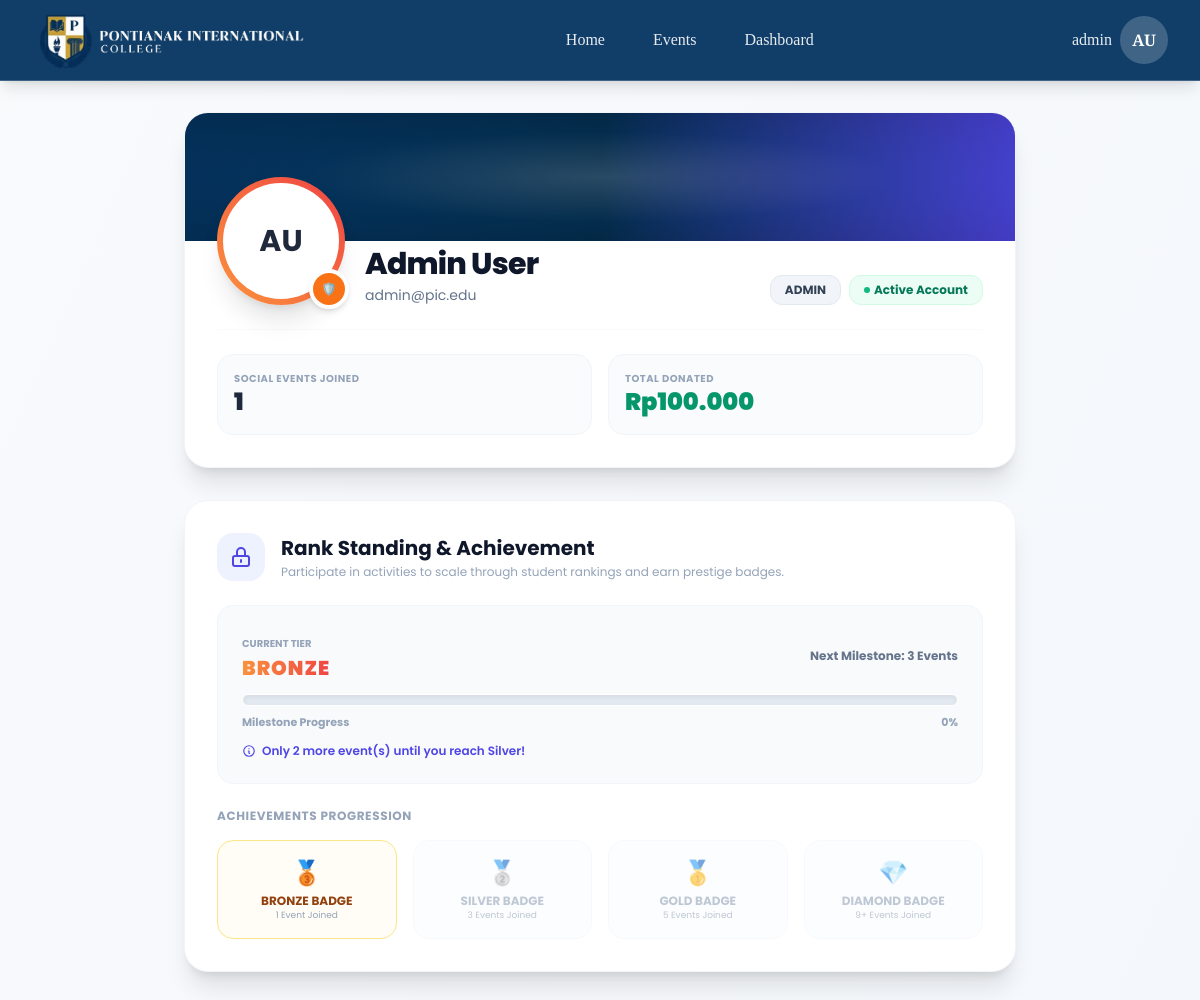
Screenshot of /profile (signed in) with the database file from the repository.
### tables this page shows
CREATE TABLE `users` (
  `id` int NOT NULL,
  `name` varchar(100) NOT NULL,
  `email` varchar(100) NOT NULL,
  `password` varchar(255) NOT NULL,
  `role` enum('admin','committee','student','teacher') DEFAULT 'student',
  `nis` varchar(20) DEFAULT NULL,
  `class` varchar(20) DEFAULT NULL,
  `major` varchar(100) DEFAULT NULL,
  `phone` varchar(20) DEFAULT NULL,
  `avatar` varchar(255) DEFAULT 'default.png',
  `is_active` tinyint(1) DEFAULT '1',
  `created_at` timestamp NULL DEFAULT CURRENT_TIMESTAMP,
  `updated_at` timestamp NULL DEFAULT CURRENT_TIMESTAMP ON UPDATE CURRENT_TIMESTAMP
);

### app/views/profile/index.php (the view, shortened to what the rows shown need)
<?php require_once dirname(__DIR__) . '/layouts/header.php'; ?>
<?php require_once dirname(__DIR__) . '/layouts/navbar.php'; ?>
<div class="pt-28 pb-16 bg-gradient-to-br from-slate-50 to-blue-50/35 min-h-screen font-poppins">
    <div class="max-w-4xl mx-auto px-4 sm:px-6 lg:px-8">
        <div class="bg-white rounded-3xl shadow-xl border border-slate-100 overflow-hidden relative mb-8 group transition-all duration-300 hover:shadow-2xl">
            <div class="h-32 bg-gradient-to-r from-primary via-primary-dark to-indigo-600 relative">
                <div class="absolute inset-0 opacity-15 bg-[radial-gradient(ellipse_at_center,_var(--tw-gradient-stops))] from-white via-primary to-black"></div>
            </div>
            <div class="px-8 pb-8 relative">
                <div class="flex flex-col sm:flex-row sm:items-end justify-between -mt-16 mb-6 gap-4">
                    <div class="flex flex-col sm:flex-row items-center sm:items-end gap-5">
                        <div class="w-32 h-32 bg-gradient-to-tr <?= $rankInfo['gradient'] ?> rounded-full p-1.5 shadow-xl relative shrink-0">
                            <div class="w-full h-full bg-white rounded-full flex items-center justify-center font-bold text-3xl text-slate-800">
                                <?php
                                $words = preg_split('/\s+/', trim($user['name'] ?? 'U'));
                                $initials = strtoupper(($words[0][0] ?? '') . ($words[1][0] ?? ''));
                                echo htmlspecialchars($initials);
                                ?>
                            </div>
                            <div class="absolute -bottom-1 -right-1 w-10 h-10 <?= $rankInfo['blob'] ?> border-4 border-white text-white rounded-full flex items-center justify-center text-xs shadow-md" title="<?= htmlspecialchars($rankInfo['name']) ?> Rank">
                                🛡️
                            </div>
                        </div>
                        <div class="text-center sm:text-left">
                            <h1 class="text-3xl font-extrabold text-slate-900 leading-tight tracking-tight">
                                <?= htmlspecialchars($user['name'] ?? '') ?>
                            </h1>
                            <p class="text-slate-500 text-sm mt-0.5"><?= htmlspecialchars($user['email'] ?? '') ?></p>
                        </div>
                    </div>
                    <div class="flex flex-wrap gap-2 justify-center">
                        <span class="px-3.5 py-1.5 bg-slate-100 text-slate-700 text-xs font-bold rounded-xl border border-slate-200 uppercase font-poppins">
                            <?= htmlspecialchars(ucfirst($user['role'] ?? 'Student')) ?>
                        </span>
                        <span class="px-3.5 py-1.5 bg-emerald-50 text-emerald-700 text-xs font-bold rounded-xl border border-emerald-100 font-poppins flex items-center gap-1">
                            <span class="w-1.5 h-1.5 bg-emerald-500 rounded-full animate-pulse"></span> Active Account
                        </span>
                    </div>
                </div>
                <div class="grid grid-cols-2 gap-4 border-t border-slate-50 pt-6">
                    <div class="bg-slate-50/80 rounded-2xl p-4 border border-slate-100 hover:bg-slate-50 transition-colors">
                        <span class="block text-[10px] text-slate-400 font-bold uppercase tracking-wider">Social Events Joined</span>
                        <span class="text-2xl font-black text-slate-800"><?= $totalEvents ?></span>
                    </div>
                    <div class="bg-slate-50/80 rounded-2xl p-4 border border-slate-100 hover:bg-slate-50 transition-colors">
                        <span class="block text-[10px] text-slate-400 font-bold uppercase tracking-wider">Total Donated</span>
                        <span class="text-2xl font-black text-emerald-600">Rp<?= number_format($totalDonations, 0, ',', '.') ?></span>
                    </div>
                </div>
            </div>
        </div>
        <div class="bg-white rounded-3xl shadow-xl border border-slate-100 p-8 mb-8">
            <div class="flex items-center gap-4 mb-6">
                <div class="w-12 h-12 bg-indigo-50 text-indigo-600 rounded-2xl flex items-center justify-center">
                    <svg class="w-6 h-6" fill="none" stroke="currentColor" viewBox="0 0 24 24">
                        <path stroke-linecap="round" stroke-linejoin="round" stroke-width="2" d="M12 15v2m-6 4h12a2 2 0 002-2v-6a2 2 0 00-2-2H6a2 2 0 00-2 2v6a2 2 0 002 2zm10-10V7a4 4 0 00-8 0v4h8z" />
                    </svg>
                </div>
                <div>
                    <h3 class="text-xl font-bold text-slate-900">Rank Standing & Achievement</h3>
                    <p class="text-xs text-slate-400 mt-0.5">Participate in activities to scale through student rankings and earn prestige badges.</p>
                </div>
            </div>
            <div class="space-y-6">
                <div class="bg-slate-50 border border-slate-100 rounded-2xl p-6">
                    <div class="flex justify-between items-center mb-3">
                        <div>
                            <span class="text-[10px] text-slate-400 font-bold uppercase">Current Tier</span>
                            <span class="block text-xl font-black text-transparent bg-clip-text bg-gradient-to-r <?= $rankInfo['gradient'] ?> uppercase tracking-wider"><?= htmlspecialchars($rankInfo['name']) ?></span>
                        </div>
                        <span class="text-xs font-bold text-slate-500 font-poppins">Next Milestone: <?= htmlspecialchars($rankInfo['next_threshold']) ?> Events</span>
                    </div>
                    <div class="w-full bg-slate-200 h-3 rounded-full overflow-hidden border border-white shadow-inner">
                    </div>
                    <div class="flex justify-between items-center text-[11px] font-bold text-slate-400 mt-2">
                        <span>Milestone Progress</span>
                        <span><?= round($rankInfo['progress']) ?>%</span>
                    </div>
                    <p class="text-xs text-indigo-600 mt-3 font-semibold flex items-center gap-1.5">
                        <svg class="w-3.5 h-3.5 shrink-0" fill="none" stroke="currentColor" viewBox="0 0 24 24">
                            <path stroke-linecap="round" stroke-linejoin="round" stroke-width="2" d="M13 16h-1v-4h-1m1-4h.01M21 12a9 9 0 11-18 0 9 9 0 0118 0z" />
                        </svg>
                        <?= htmlspecialchars($rankInfo['message']) ?>
                    </p>
                </div>
                <div>
                    <h4 class="text-xs font-bold text-slate-400 uppercase mb-4 tracking-wider">Achievements Progression</h4>
                    <div class="grid grid-cols-2 sm:grid-cols-4 gap-4 text-center">
                        <div class="p-4 rounded-2xl border <?= $totalEvents >= 1 ? 'bg-amber-50/50 border-amber-200 text-amber-800' : 'bg-slate-50/50 border-slate-100 text-slate-400 opacity-60' ?> transition-all">
                            <span class="block text-2xl mb-1">🥉</span>
                            <span class="block text-xs font-bold uppercase font-poppins">Bronze Badge</span>
                            <span class="text-[9px] block text-slate-400">1 Event Joined</span>
                        </div>
                        <div class="p-4 rounded-2xl border <?= $totalEvents >= 3 ? 'bg-slate-100/50 border-slate-300 text-slate-800' : 'bg-slate-50/50 border-slate-100 text-slate-400 opacity-60' ?> transition-all">
                            <span class="block text-2xl mb-1">🥈</span>
                            <span class="block text-xs font-bold uppercase font-poppins">Silver Badge</span>
                            <span class="text-[9px] block text-slate-400">3 Events Joined</span>
                        </div>
                        <div class="p-4 rounded-2xl border <?= $totalEvents >= 5 ? 'bg-yellow-50/50 border-yellow-200 text-yellow-800' : 'bg-slate-50/50 border-slate-100 text-slate-400 opacity-60' ?> transition-all">
                            <span class="block text-2xl mb-1">🥇</span>
                            <span class="block text-xs font-bold uppercase font-poppins">Gold Badge</span>
                            <span class="text-[9px] block text-slate-400">5 Events Joined</span>
                        </div>
                        <div class="p-4 rounded-2xl border <?= $totalEvents >= 9 ? 'bg-cyan-50/50 border-cyan-200 text-cyan-800' : 'bg-slate-50/50 border-slate-100 text-slate-400 opacity-60' ?> transition-all">
                            <span class="block text-2xl mb-1">💎</span>
                            <span class="block text-xs font-bold uppercase font-poppins">Diamond Badge</span>
                            <span class="text-[9px] block text-slate-400">9+ Events Joined</span>
                        </div>
                    </div>
                </div>
            </div>
        </div>
    </div>
</div>
<?php require_once dirname(__DIR__) . '/layouts/footer.php'; ?>

### app/views/layouts/navbar.php (shortened to what the rows shown need)
<nav class="fixed top-0 left-0 right-0 z-50 bg-primary/95 backdrop-blur-md shadow-lg border-b border-white/20">
    <div class="max-w-7xl mx-auto px-4 sm:px-6 lg:px-8">
        <div class="flex items-center justify-between h-16 md:h-20">
            <div class="flex-shrink-0">
                <a href="/" class="flex items-center">
                    <img src="/assets/images/logo/logo-white.png" alt="PIC Logo" class="h-30 md:h-36 w-auto object-contain">
                </a>
            </div>
            <div class="hidden md:flex items-center space-x-2">
                <?php
                $menuItems = ['Home'];
                $links = ['/'];
                if (Session::isLoggedIn()) {
                    $menuItems[] = 'Events';
                    $links[] = '/events';
                    if (Session::getUserRole() === 'admin') {
                        $menuItems[] = 'Dashboard';
                        $links[] = '/admin/dashboard';
                    }
                } else {
                    $menuItems[] = 'Events';
                    $links[] = '/events';
                }
                $activeItem = '';
                foreach($menuItems as $index => $item):
                ?>
                    <a href="<?php echo htmlspecialchars($links[$index]); ?>" class="px-4 md:px-5 py-2 rounded-full font-medium transition-all duration-300 <?php echo ($item === $activeItem) ? 'bg-primary-dark/90 text-white hover:bg-primary-dark' : 'text-white/90 hover:bg-white/20 hover:text-white'; ?>">
                        <?php echo htmlspecialchars($item); ?>
                    </a>
                <?php endforeach; ?>
            </div>
            <div class="flex items-center space-x-2 md:space-x-3">
                <?php if (!Session::isLoggedIn()): ?>
                    <a href="/auth/login" class="px-4 md:px-5 py-2 rounded-full bg-white text-primary font-medium text-sm md:text-base transition-all duration-300 hover:bg-gray-100 shadow-sm">
                        Login
                    </a>
                <?php else:
                    $loggedInUser = Session::getUser();
                    $fullName = $loggedInUser['name'] ?? Session::getUserName() ?? 'User';
                    $role = Session::getUserRole();
                    $displayName = ($role === 'admin') ? 'admin' : $fullName;
                    $words = preg_split('/\\s+/', trim($fullName));
                    $initials = strtoupper(($words[0][0] ?? '') . ($words[1][0] ?? substr($fullName, 0, 1)));
                ?>
                    <div class="flex items-center space-x-2">
                        <span class="text-white/90 font-medium text-sm md:text-base hidden lg:block"><?php echo htmlspecialchars($displayName); ?></span>
                        <div class="relative">
                                <button id="profile-btn" onclick="toggleDropdown(event)" class="w-10 h-10 md:w-12 md:h-12 rounded-full bg-white/20 hover:bg-white/30 flex items-center justify-center transition-all duration-300 text-white font-semibold text-sm md:text-base" aria-label="Profile menu">
                                    <?php echo htmlspecialchars($initials); ?>
                                </button>
                        </div>
                    </div>
                <?php endif; ?>
            </div>
        </div>
    </div>
</nav>

### app/core/Router.php (shortened to what the rows shown need)
<?php
class Router
{
    private array $routes = [];
    public function add(string $method, string $uri, string $controller, string $function)
    {
        $this->routes[] = [
            'method' => $method,
            'uri' => $uri,
            'controller' => $controller,
            'function' => $function,
        ];
    }
    public function run()
    {
        $method = $_SERVER['REQUEST_METHOD'];
        $uri = parse_url($_SERVER['REQUEST_URI'], PHP_URL_PATH);
        $uri = preg_replace('#/{2,}#', '/', $uri);
        $uri = rtrim($uri, '/');
        foreach ($this->routes as $route) {
            if ($method !== $route['method']) {
                continue;
            }
            $pattern = preg_replace('/\{[a-zA-Z_]+\}/', '([0-9]+)', $route['uri']);
            $pattern = '#^' . $pattern . '$#';
            if (preg_match($pattern, $uri, $matches)) {
                array_shift($matches);
                $controller = new $controllerClass();
                $function = $route['function'];
                call_user_func_array([$controller, $function], $matches);
                return;
            }
        }
    }
}

### rows the page displays
users: name "AU", name "Admin User", email "admin@pic.edu", role "ADMIN"

### other values shown
$item "Home"
$item "Events"
$item "Dashboard"
$totalDonations "100.000"
$rankInfo['next_threshold'] "3"
$rankInfo['progress'] "0"
$rankInfo['message'] "Only 2 more event(s) until you reach Silver!"
